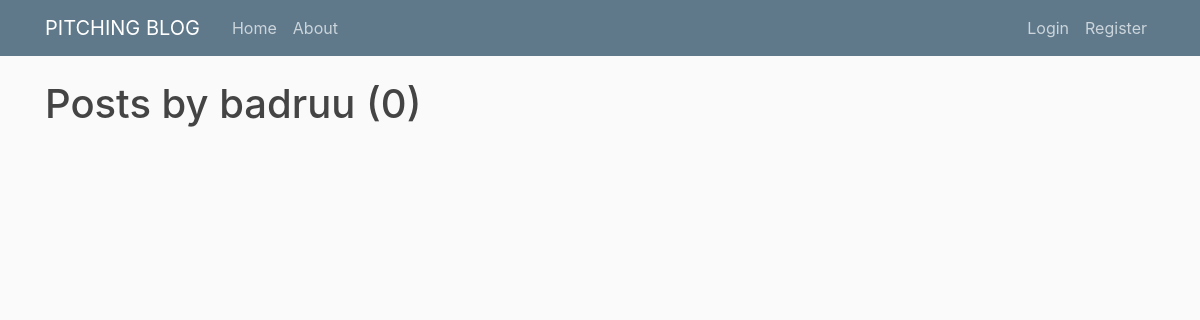
Before: /user/badruu with the older database file.
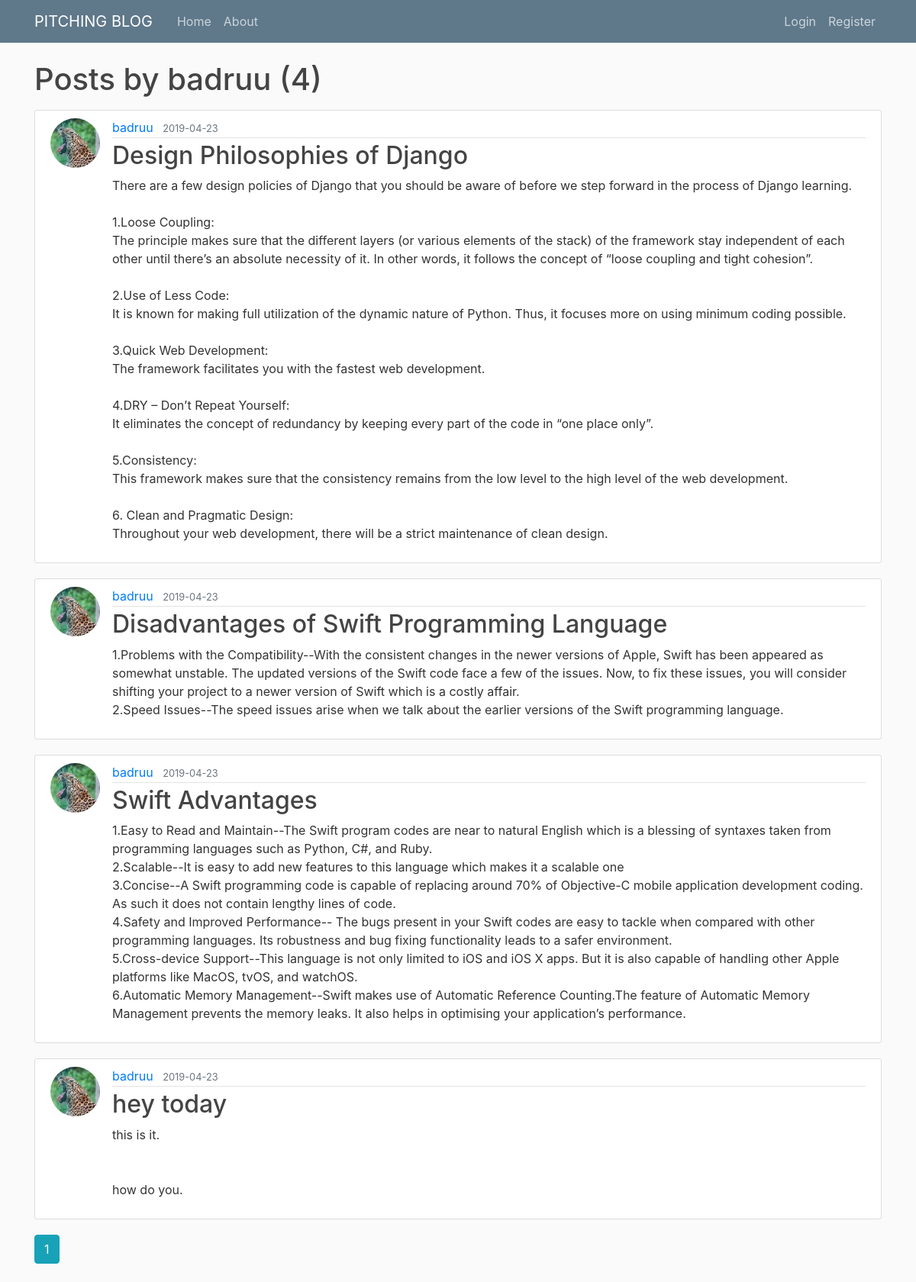
After: the same page with the newer database file.
### pitch/models.py (models this page shows, shortened)
class User(db.Model, UserMixin):
    id = db.Column(db.Integer, primary_key=True)
    username = db.Column(db.String(20), unique=True, nullable=False)
    email = db.Column(db.String(120), unique=True, nullable=False)
    image_file = db.Column(db.String(20), nullable=False, default='default.jpg')
    password = db.Column(db.String(60), nullable=False)
    posts = db.relationship('Post', backref='author', lazy=True)

class Post(db.Model):
    id = db.Column(db.Integer, primary_key=True)
    title = db.Column(db.String(100), nullable=False)
    date_posted = db.Column(db.DateTime, nullable=False, default=datetime.utcnow)
    content = db.Column(db.Text, nullable=False)
    user_id = db.Column(db.Integer, db.ForeignKey('user.id'), nullable=False)

### pitch/users/routes.py (the view)
@users.route("/user/<string:username>")
def user_posts(username):
    user = User.query.filter_by(username=username).first_or_404()
    page = request.args.get('page', 1, type=int)
    posts = Post.query.filter_by(author=user)\
        .order_by(Post.date_posted.desc())\
        .paginate(page=page, per_page=5)
    return render_template('user_posts.html', posts = posts, user = user)

### pitch/templates/user_posts.html
{% extends "layout.html" %}
{% block content %}
    <h1 class="mb-3">Posts by {{ user.username }} ({{ posts.total }})</h1>
    {% for post in posts.items %}
        <article class="media content-section">
          <img class="rounded-circle article-img" src="{{ url_for('static', filename='profile_pics/' + post.author.image_file) }}" alt="">
          <div class="media-body">
            <div class="article-metadata">
              <a class="mr-2" href="{{ url_for('users.user_posts', username=post.author.username) }}">{{ post.author.username }}</a>
              <small class="text-muted">{{ post.date_posted.strftime('%Y-%m-%d') }}</small>
            </div>
            <h2><a class="article-title" href="{{ url_for('posts.post', post_id=post.id)}}">{{ post.title }}</a></h2>
            <p class="article-content">{{ post.content }}</p>
          </div>
        </article>
    {% endfor %}
    {% for page_num in posts.iter_pages(left_edge=1, right_edge=1, left_current=1, right_current=2) %}
      {% if page_num %}
        {% if posts.page == page_num %}
          <a class="btn btn-info mb-4" href="{{ url_for('users.user_posts', username=user.username, page=page_num) }}">{{ page_num }}</a>
        {% else %}
          <a class="btn btn-outline-info mb-4" href="{{ url_for('main.home', username=user.username, page=page_num) }}">{{ page_num }}</a>
        {% endif %}
      {% else %}
        ...
      {% endif %}
    {% endfor %}
{% endblock content %}

### pitch/templates/layout.html (shortened to what this page needs)
<!DOCTYPE html>
<html>
<head>
    <link rel="stylesheet" href="https://maxcdn.bootstrapcdn.com/bootstrap/4.0.0/css/bootstrap.min.css">
    <link rel="stylesheet" type="text/css" href="{{ url_for('static', filename='main.css') }}">
</head>
<body>
    <header class="site-header">
      <nav class="navbar navbar-expand-md navbar-dark bg-steel fixed-top">
        <div class="container">
          <a class="navbar-brand mr-4" href="/">PITCHING BLOG</a>
          <div class="collapse navbar-collapse" id="navbarToggle">
            <div class="navbar-nav mr-auto">
              <a class="nav-item nav-link" href="{{ url_for('main.home') }}">Home</a>
              <a class="nav-item nav-link" href="{{ url_for('main.about') }}">About</a>
            </div>
            <div class="navbar-nav">
              {% if current_user.is_authenticated %}
              <a class="nav-item nav-link" href="{{ url_for('posts.new_post') }}">New Post</a>
              <a class="nav-item nav-link" href="{{ url_for('users.account') }}">Account</a>
              <a class="nav-item nav-link" href="{{ url_for('users.logout') }}">Log out</a>
              {% else %}
              <a class="nav-item nav-link" href="{{ url_for('users.login') }}">Login</a>
              <a class="nav-item nav-link" href="{{ url_for('users.register') }}">Register</a>
              {% endif %}
            </div>
          </div>
        </div>
      </nav>
    </header>
    <main role="main" class="container">
            {% block content %}{% endblock %}
    </main>
</body>
</html>

### pitch/static/main.css (style rules this page uses)
body { background: #fafafa; color: #333333; margin-top: 5rem; }
h1, h2, h3, h4, h5, h6 { color: #444444; }
.bg-steel { background-color: #5f788a; }
.site-header .navbar-nav .nav-link { color: #cbd5db; }
.content-section { background: #ffffff; padding: 10px 20px; border: 1px solid #dddddd; border-radius: 3px; margin-bottom: 20px; }
.article-title { color: #444444; }
.article-content { white-space: pre-line; }
.article-img { height: 65px; width: 65px; margin-right: 16px; }
.article-metadata { padding-bottom: 1px; margin-bottom: 4px; border-bottom: 1px solid #e3e3e3 }

Changed rows visible on the page:
added Post: image_file (picture), author.username "badruu", date_posted "2019-04-23", title "Design Philosophies of Django", content "There are a few design policies of Django that you should be aware of before we step forward in the process of Django learning. 1.Loose Coupling: The principle makes sure that the different layers (or various elements of the stack) of the framework stay independent of each other until there’s an absolute necessity of it. In other words, it follows the concept of “loose coupling and tight cohesion”. 2.Use of Less Code: It is known for making full utilization of the dynamic nature of Python. Thus, it focuses more on using minimum coding possible. 3.Quick Web Development: The framework facilitates you with the fastest web development. 4.DRY – Don’t Repeat Yourself: It eliminates the concept of…"
added Post: image_file (picture), author.username "badruu", date_posted "2019-04-23", title "Disadvantages of Swift Programming Language", content "1.Problems with the Compatibility--With the consistent changes in the newer versions of Apple, Swift has been appeared as somewhat unstable. The updated versions of the Swift code face a few of the issues. Now, to fix these issues, you will consider shifting your project to a newer version of Swift which is a costly affair. 2.Speed Issues--The speed issues arise when we talk about the earlier versions of the Swift programming language."
added Post: image_file (picture), author.username "badruu", date_posted "2019-04-23", title "Swift Advantages", content "1.Easy to Read and Maintain--The Swift program codes are near to natural English which is a blessing of syntaxes taken from programming languages such as Python, C#, and Ruby. 2.Scalable--It is easy to add new features to this language which makes it a scalable one 3.Concise--A Swift programming code is capable of replacing around 70% of Objective-C mobile application development coding. As such it does not contain lengthy lines of code. 4.Safety and Improved Performance-- The bugs present in your Swift codes are easy to tackle when compared with other programming languages. Its robustness and bug fixing functionality leads to a safer environment. 5.Cross-device Support--This language is…"
added Post: image_file (picture), author.username "badruu", date_posted "2019-04-23", title "hey today", content "this is it. how do you."
Other visible differences:
{{ posts.total }}: "0" → "4"
new list line: "1"
